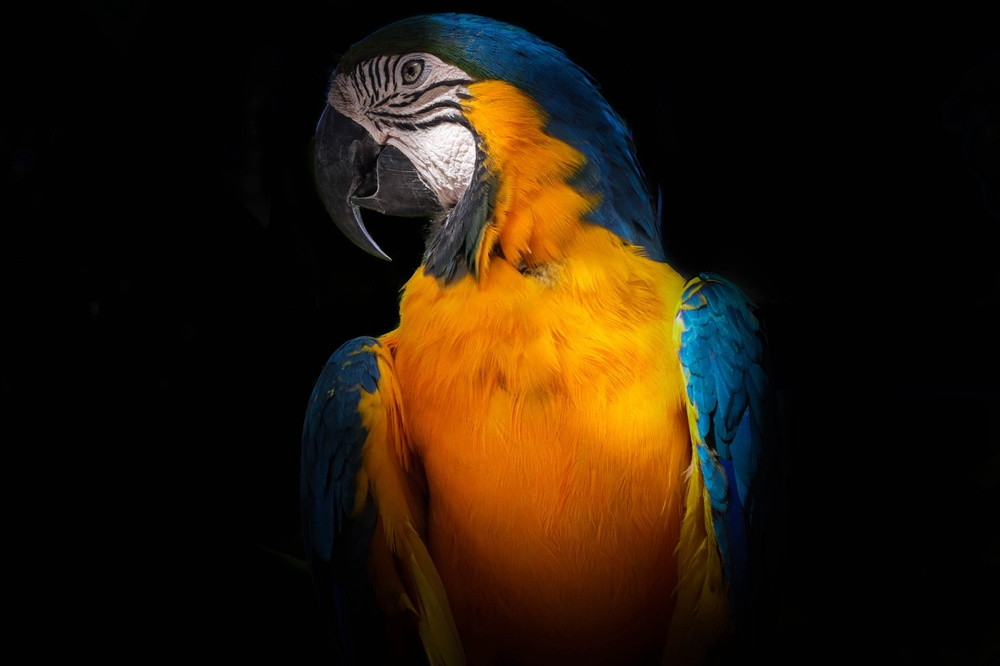
#> input picture DATA/1.jpg, 1000 x 666 px, shrunk from 2000 x 1333 before the run, given in place of the camera
$ python Gaussian_Threshhlding.py
#> lines starting #> are read from the running program, lines starting #| are printed output that depends on the picture; after the words box and inside, x2 and y2 are one past the last pixel; in counts of white or black regions, pixels touching at a corner belong together
import cv2

cap = cv2.VideoCapture(2)

while True:
    ret,frame = cap.read()
#> frame is the input picture: shape (666, 1000, 3); mean B, G, R 9.8, 25.5, 38.9
    frame = cv2.cvtColor(frame,cv2.COLOR_BGR2GRAY)
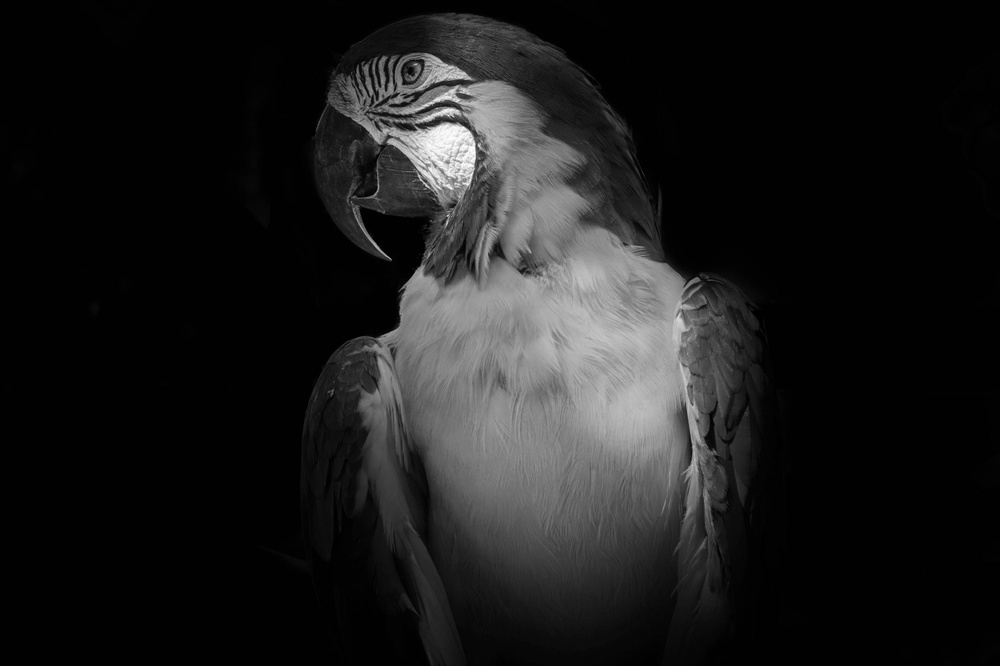
#> frame: shape (666, 1000); min 0, max 255, mean 27.7
    frame = cv2.GaussianBlur(frame,(9,9),0)
    # frame = cv2.adaptiveThreshold(frame,frame.max(),cv2.ADAPTIVE_THRESH_MEAN_C,cv2.THRESH_BINARY_INV,11,8)
    _,frame = cv2.threshold(frame,(frame.max() /2),frame.max(),cv2.THRESH_BINARY)
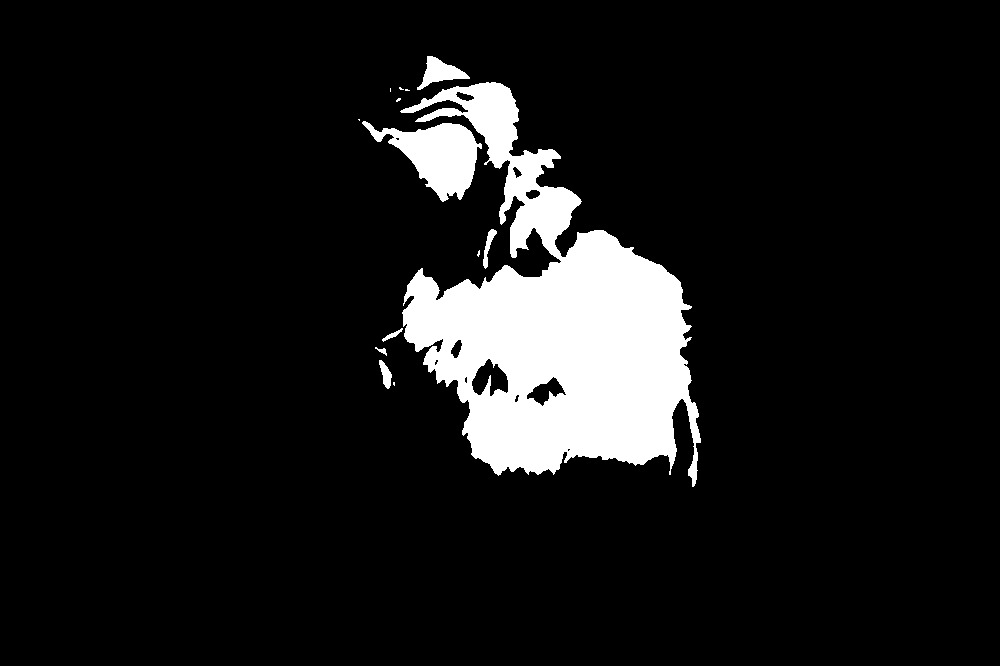
#> frame: shape (666, 1000); values 0 (black) and 246 (white), 9.4% white; 14 white regions (7 under 20 px), largest, box (x1, y1, x2, y2) and area: (400, 82, 701, 487) 56892, (362, 121, 482, 202) 4562, (417, 56, 470, 90) 773
    #contours, hierarchy = cv2.findContours(frame,cv2.RETR_TREE,cv2.CHAIN_APPROX_SIMPLE)
   # cv2.drawContours(frame, contours, -1, (0,255,0), 3)

    cv2.imshow('Frame',frame)

    k = cv2.waitKey(1)
#> (key Esc is pressed here)
    if k == 27:
        break
cap.release()
cv2.destroyAllWindows()

$ run again, on DATA/3.jpg
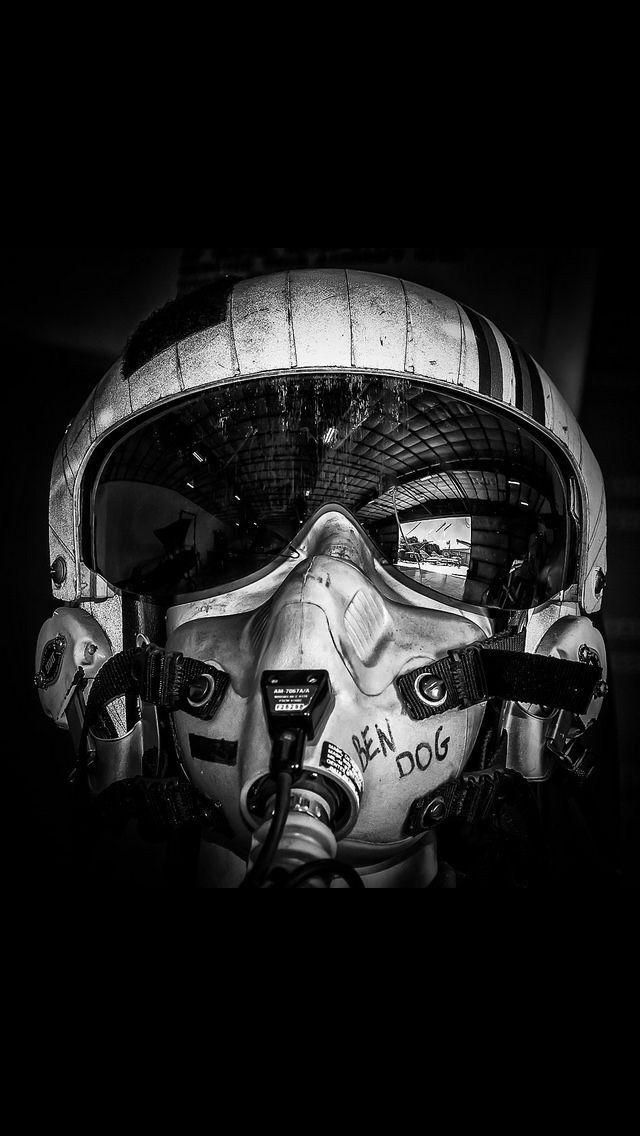
#> input picture DATA/3.jpg, 640 x 1136 px, given in place of the camera
#> frame is the input picture: shape (1136, 640, 3); min 0, max 255, mean 29
#> `_,frame = cv2.threshold(frame,(frame.max() /2),frame.max(),cv2.THRESH_..`:
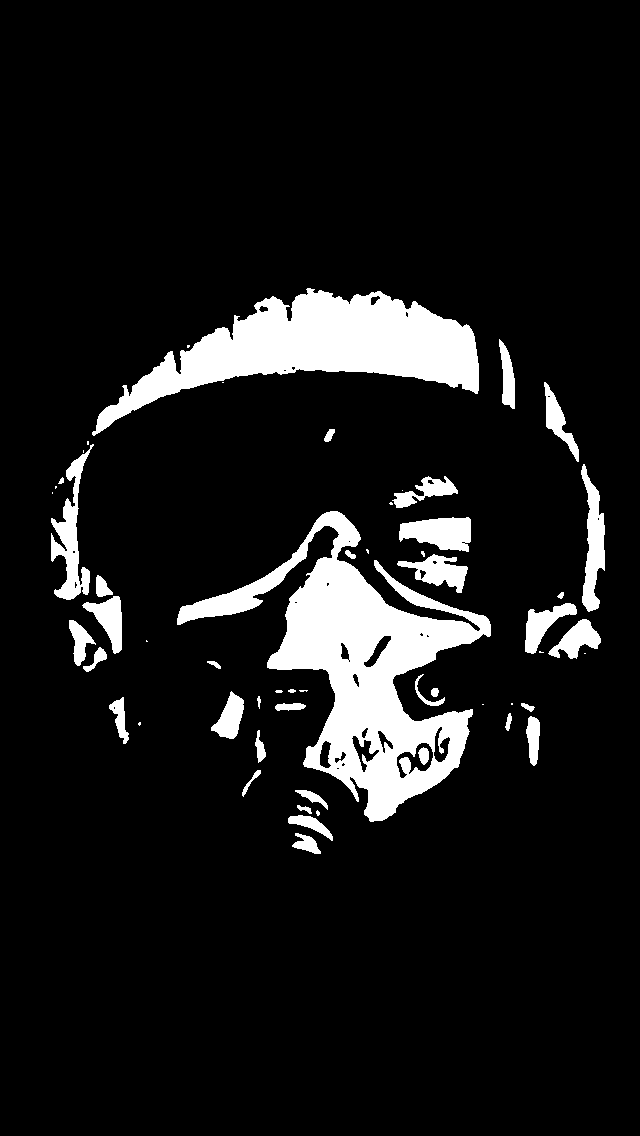
#> frame: shape (1136, 640); values 0 (black) and 242 (white), 9.8% white; 56 white regions (18 under 20 px), largest, box (x1, y1, x2, y2) and area: (177, 511, 491, 822) 30636, (92, 288, 479, 436) 22067, (51, 444, 94, 600) 2409
